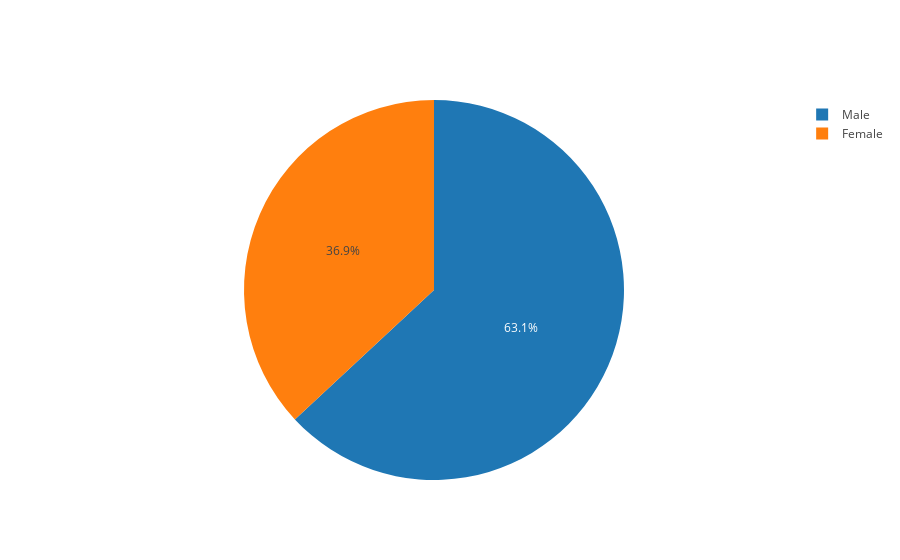

Notebook code for this chart:
### Code cell
#строим pie chart

trace = go.Pie(labels=genders, values=gender_values)

iplot([trace], filename='gender_pie_chart')

### Figure 1 — Plotly figure (JSON) as saved in the notebook; plotly's stock layout.template omitted (floating-point values rounded to 4 significant figures)
{"data": [{"labels": ["Female", "Male"], "type": "pie", "uid": "f7a6a3c3-a84d-43fe-bcd3-8e2ac50cdeb5", "values": [7861, 13428]}], "layout": {}}
